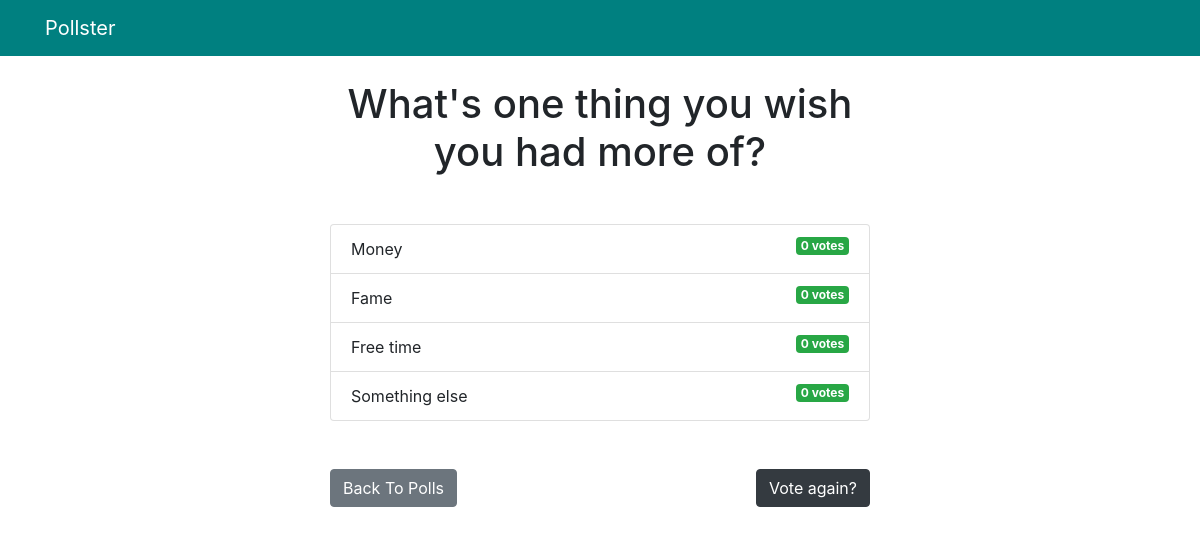
/polls/12/results/, run on the app's committed database.
### polls/models.py (models this page shows, shortened)
class Question(models.Model):
    question_text = models.CharField(max_length=200)
    pub_date = models.DateTimeField('date published')

class Choice(models.Model):
    question = models.ForeignKey(Question, on_delete =models.CASCADE)
    choice_text = models.CharField(max_length=200)
    votes = models.IntegerField(default=0)

### polls/views.py (the view)
# urls.py: path('<int:pk>/results/', views.ResultView.as_view(), name='results'),
class ResultView(generic.DetailView):
    model = Question
    template_name='polls/results.html'
    def get_queryset(self):
        return Question.objects.filter(pub_date__lte=timezone.now())

### templates/polls/results.html (shortened to what this page needs)
{% extends 'base.html' %}
{% block content %}
<h1 class="mb-5 text-center">{{ question.question_text }}</h1>
<ul class="list-group mb-5">
	{% for choice in question.choice_set.all %}
	<li class="list-group-item">
		{{ choice.choice_text }}  <span class="badge badge-success float-right">{{ choice.votes }} vote{{ choice.votes | pluralize }}</span>
	</li>
	{% endfor %}
</ul>
<a class="btn btn-secondary" href="{% url 'polls:index' %}">Back To Polls</a>
<a class="btn btn-dark" href="{% url 'polls:detail' question.id %}" style="float:right;margin-bottom:7px">Vote again?</a>
</body>
{% endblock %}

### data on the page
Question: question_text "What's one thing you wish you had more of?"
Choice: choice_text "Money", votes "0", votes|pluralize "s"
Choice: choice_text "Fame", votes "0", votes|pluralize "s"
Choice: choice_text "Free time", votes "0", votes|pluralize "s"
Choice: choice_text "Something else", votes "0", votes|pluralize "s"
